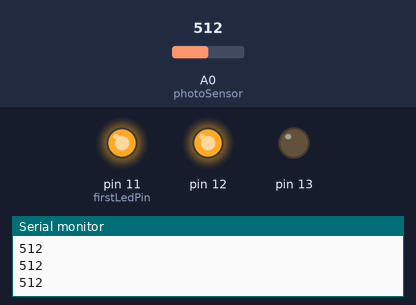
Bench run of a sketch on a simulated Arduino Uno, built with avr-gcc and run on an emulated ATmega328P. On the bench: output pins drawn as LEDs (lit = HIGH), the last lines printed to the serial monitor. Inputs (shaded band) come from the test bench; at power-on: A0 (photoSensor) = 512.

Above: at 1.3 s.
1.4 s: A0 (photoSensor) set to 666
2.9 s: A0 (photoSensor) set to 693
At 3.7 s:
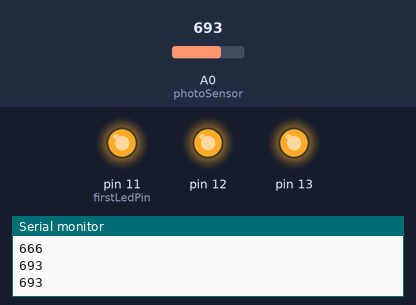
4.5 s: A0 (photoSensor) set to 306
At 4.9 s:
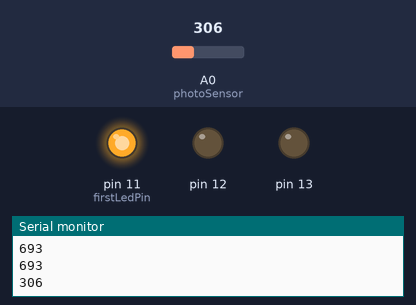
6.0 s: A0 (photoSensor) set to 325
7.5 s: A0 (photoSensor) set to 350
At 8.5 s:
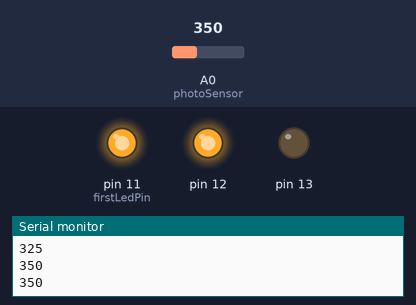
9.0 s: A0 (photoSensor) set to 122
At 9.7 s:
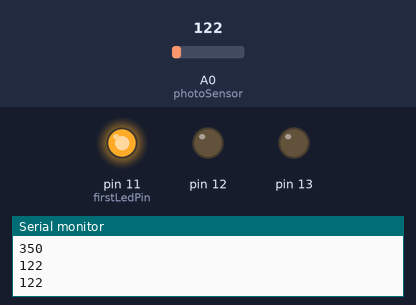
Timing chart, 0 to 11.5 s (numbered marks = the images above; inputs shaded):
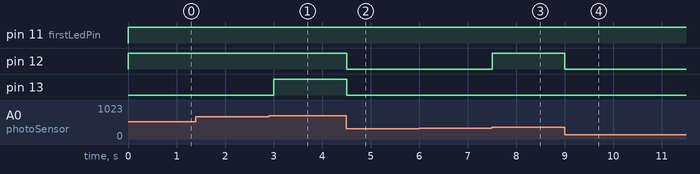

The sketch:

SerialMonitor.ino
```cpp
int i = 0;
const int photoSensor = A0;
const int numOfLed = 3;
const int maxPhotoSensor = 1023;
const int firstLedPin = 11;
int step = maxPhotoSensor / numOfLed;


void setup() {
  // put your setup code here, to run once:
  Serial.begin(9600);
  for(int i = firstLedPin; i < 14; i++) {
    pinMode(i, OUTPUT);
  }
}

void loop() {
  // put your main code here, to run repeatedly:
  // Serial.print("Hey, ");
  // Serial.println("BEAC is cool");
  // Serial.println("Agree");

  // for(int i = 5; i < 50; i += 5){
  //     Serial.println(i);
  //     delay(100);
  // }

  int photoValue = analogRead(photoSensor);
  Serial.println(photoValue);

  // for(int i = firstLedPin; i < 14; i++) {
  //   digitalWrite(i, LOW);
  // }

  for(int i = 0; i < numOfLed; i++) {

  	if (i * step <= photoValue) {
  		digitalWrite(i+ firstLedPin, HIGH);
  	} else {
  		digitalWrite(i+ firstLedPin, LOW);
  	}
  }

  delay(500);
}
```

Measured:
- the behaviour switches between 681 and 682 on A0 (photoSensor) (found by bisection; images 0 and 1)
- the behaviour switches between 340 and 341 on A0 (photoSensor) (found by bisection; images 2 and 3)
- after the input at 2.9 s, pin 13: LOW → HIGH after 0.10 s
- after the input at 4.5 s, pin 12, pin 13: HIGH → LOW at once
- after the input at 7.5 s, pin 12: LOW → HIGH at once
- after the input at 9.0 s, pin 12: HIGH → LOW at once
